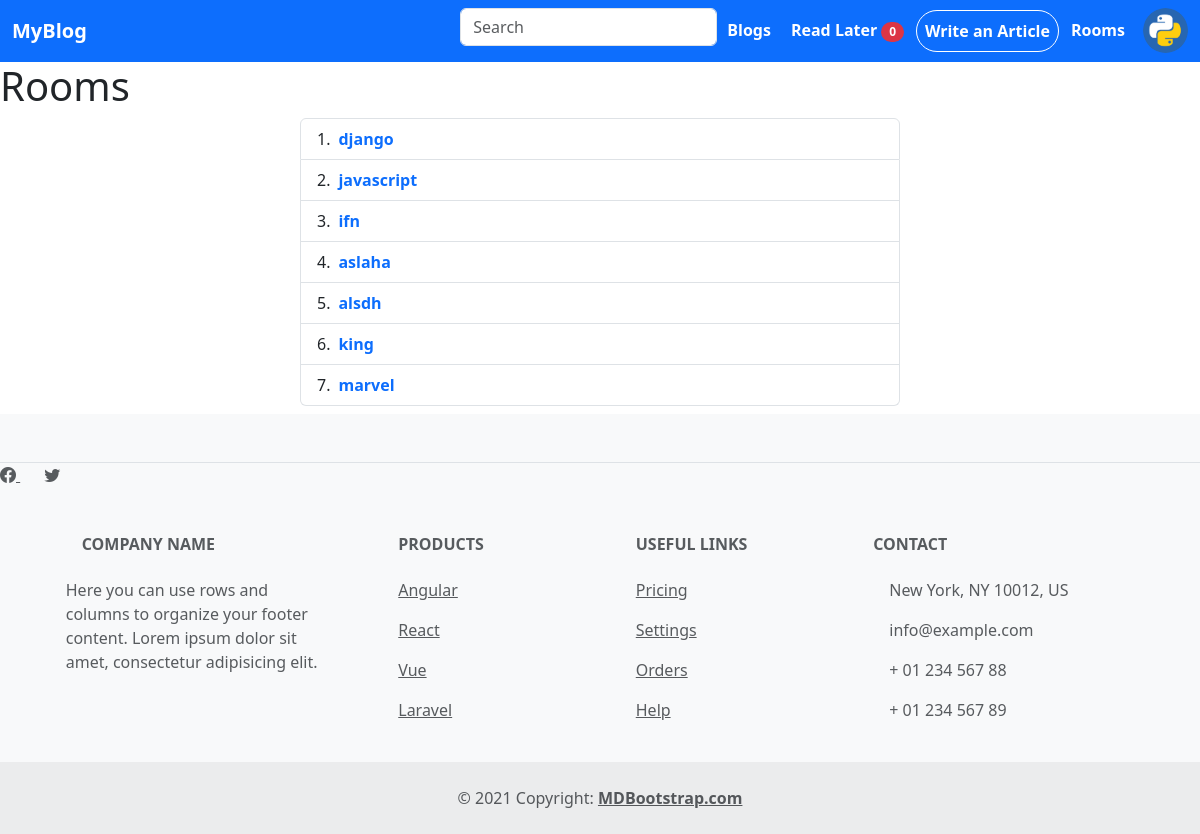
The app's page /rooms/ (signed in) with its own data.
### author_profile/models.py (models this page shows, shortened)
class Author_Profile(models.Model):
    user = models.OneToOneField(User, on_delete=models.CASCADE)
    Authorname = models.CharField(max_length=255)
    Profile_image = models.ImageField(default='user-default.png', upload_to='profile/')
    username = models.CharField(max_length=255, null=True, blank=True)
    youtube = models.URLField(max_length=255, null=True, blank=True)
    instagram = models.URLField(max_length=255, null=True, blank=True)
    twitter = models.URLField(max_length=255, null=True, blank=True)
    linkedin = models.URLField(max_length=255, null=True, blank=True)
    info = models.TextField(null=True, blank=True)
    tags = models.ManyToManyField('blog_app.tags')

### blog_app/models.py (models this page shows, shortened)
class tags(models.Model):
    tagname = models.CharField(max_length=255)

### blog_app/views.py (the view)
# urls.py: path('rooms/', views.rooms, name='rooms'),
def rooms(request):
    tag = tags.objects.all()
    context = {
        'tags':tag
    }
    return render(request, './blog_app/rooms.html', context)

### blog_app/templates/blog_app/rooms.html (shortened to what this page needs)
{% extends 'base.html' %}
{% block content %}
<h1>Rooms</h1>
<ol class="list-group list-group-numbered mx-auto mb-2 w-50">
{% for t in tags %}
    <li class="list-group-item d-flex justify-content-between align-items-start">
      <div class="ms-2 me-auto">
        <div class="fw-bold"> <a href="{% url 'room' t.tagname %}" class="text-decoration-none">{{t.tagname}}</a> </div>
      </div>
    </li>
{% endfor %}
  </ol>
{% endblock content %}

### templates/base.html (shortened to what this page needs)
{% load static %}
<!DOCTYPE html>
<html lang="en">
<head>
  <link rel="stylesheet" href="https://cdn.jsdelivr.net/npm/bootstrap-icons@1.10.3/font/bootstrap-icons.css">
  <link href="https://cdn.jsdelivr.net/npm/bootstrap@5.3.0-alpha1/dist/css/bootstrap.min.css" rel="stylesheet"
>
  <link rel="stylesheet" href="{% static 'style.css' %}">
</head>
<body>
  <nav class="navbar w-100 sticky-top navbar-expand-lg bg-primary">
    <div class="container-fluid">
      <a class="navbar-brand text-white fw-bold" href="/">MyBlog</a>
      <div class="collapse navbar-collapse justify-content-end" id="navbarSupportedContent">
        <ul class="navbar-nav">
          <li class="nav-item">
            <form class="row g-3" action="{% url 'query' %}" method="post">
              <div class="col-auto">
                <input type="text" name='query' class="form-control" placeholder="Search">
              </div>
            </form>
          </li>
          <li class="nav-item">
            <a class="nav-link" aria-current="page" href="{% url 'blogs' %}">Blogs</a>
          </li>
          <li class="nav-item">
            <a class="nav-link" href="{% url 'read_later' %}">Read Later <span
                class="badge rounded-pill badge-notification bg-danger">{{request.session.idsession |length}}</span></a>
          </li>
        {% if request.user.is_authenticated %}
          <li class="nav-item">
            <a class="nav-link p-2 d-inline-block border border-white rounded-pill" href="{% url 'create_blog' %}">Write
              an Article</a>
          </li>
          <li class="nav-item">
            <a class="nav-link" aria-current="page" href="{% url 'rooms' %}">Rooms</a>
          </li>
          <li class="nav-item dropdown ms-2 dropstart">
            <img class="navimg dropdown-toggle rounded-circle" width="45" height="45" src="{{request.user.author_profile.Profile_image.url}}"
              data-bs-toggle="dropdown" aria-expanded="false">
          </li>
        {% endif %}
        </ul>
      </div>
    </div>
  </nav>
  {% block content %}
  {% endblock content %}
  <footer class="text-center text-lg-start bg-light text-muted">
    <section class="d-flex justify-content-center justify-content-lg-between p-4 border-bottom"></section>
    <div>
      <a href="" class="me-4 text-reset">
        <i class="bi bi-facebook"></i>
      </a>
      <a href="" class="me-4 text-reset">
        <i class="bi bi-twitter"></i>
      </a>
    </div>
    <section class="">
      <div class="container text-center text-md-start mt-5">
        <div class="row mt-3">
          <div class="col-md-3 col-lg-4 col-xl-3 mx-auto mb-4">
            <h6 class="text-uppercase fw-bold mb-4">
              Company name
            </h6>
            <p>
              Here you can use rows and columns to organize your footer content. Lorem ipsum
              dolor sit amet, consectetur adipisicing elit.
            </p>
          </div>
          <div class="col-md-2 col-lg-2 col-xl-2 mx-auto mb-4">
            <h6 class="text-uppercase fw-bold mb-4">
              Products
            </h6>
            <p>
              <a href="#!" class="text-reset">Angular</a>
            </p>
            <p>
              <a href="#!" class="text-reset">React</a>
            </p>
            <p>
              <a href="#!" class="text-reset">Vue</a>
            </p>
            <p>
              <a href="#!" class="text-reset">Laravel</a>
            </p>
          </div>
          <div class="col-md-3 col-lg-2 col-xl-2 mx-auto mb-4">
            <h6 class="text-uppercase fw-bold mb-4">
              Useful links
            </h6>
            <p>
              <a href="#!" class="text-reset">Pricing</a>
            </p>
            <p>
              <a href="#!" class="text-reset">Settings</a>
            </p>
            <p>
              <a href="#!" class="text-reset">Orders</a>
            </p>
            <p>
              <a href="#!" class="text-reset">Help</a>
            </p>
          </div>
          <div class="col-md-4 col-lg-3 col-xl-3 mx-auto mb-md-0 mb-4">
            <h6 class="text-uppercase fw-bold mb-4">Contact</h6>
            <p> New York, NY 10012, US</p>
            <p>
              info@example.com
            </p>
            <p> + 01 234 567 88</p>
            <p> + 01 234 567 89</p>
          </div>
        </div>
      </div>
    </section>
    <div class="text-center p-4" style="background-color: rgba(0, 0, 0, 0.05);">
      © 2021 Copyright:
      <a class="text-reset fw-bold" href="https://mdbootstrap.com/">MDBootstrap.com</a>
    </div>
  </footer>
</body>
</html>

### static/style.css (style rules this page uses)
.nav-link { color: white; font-weight:700; margin: 2px; }
.navimg { cursor: pointer; }

### records on screen
tags: tagname "django"
tags: tagname "javascript"
tags: tagname "ifn"
tags: tagname "aslaha"
tags: tagname "alsdh"
tags: tagname "king"
tags: tagname "marvel"

### other values on screen
{{ request.session.idsession |length }} "0"
